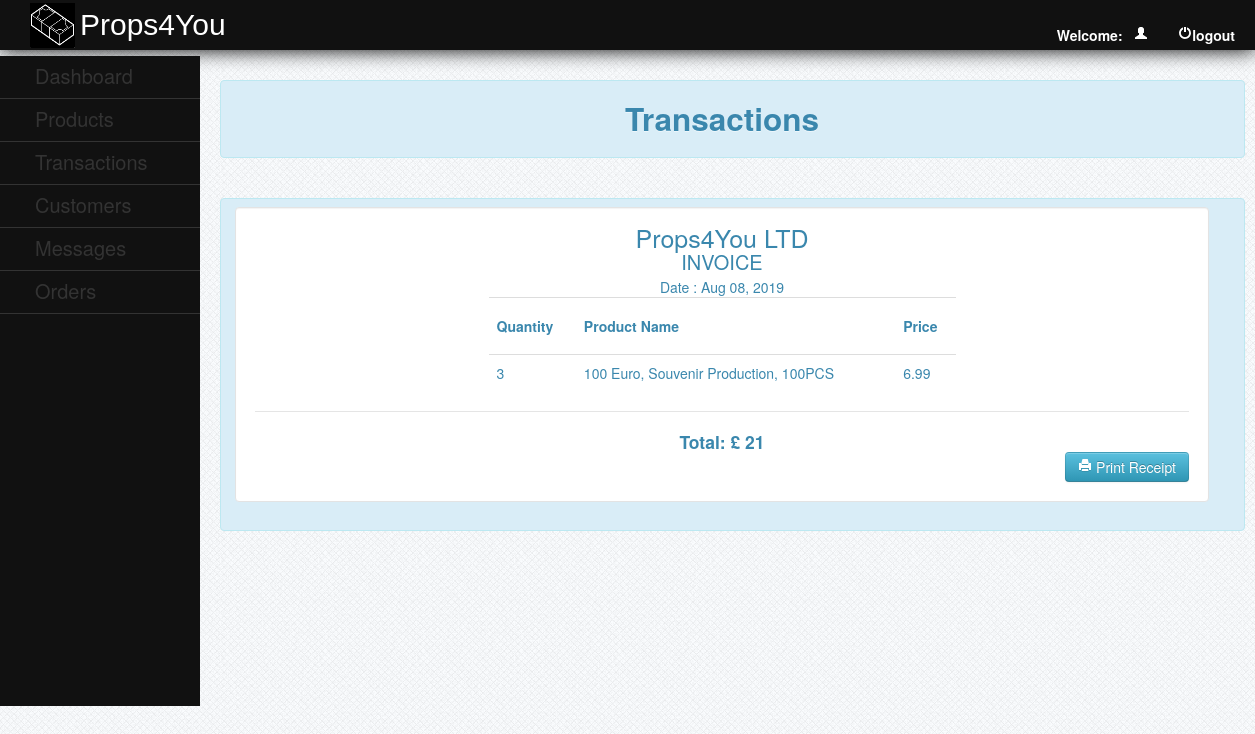
The app's page /admin/receipt.php?tid=4590 (signed in) with its own data.
### tables this page shows
CREATE TABLE `transaction_detail` (
  `transacton_detail_id` int(11) NOT NULL,
  `product_id` int(11) NOT NULL,
  `order_qty` int(11) NOT NULL,
  `transaction_id` int(11) NOT NULL
);

CREATE TABLE `product` (
  `product_id` int(11) NOT NULL,
  `product_name` varchar(225) NOT NULL,
  `product_price` varchar(50) NOT NULL,
  `product_size` text NOT NULL,
  `product_image` varchar(500) NOT NULL,
  `brand` varchar(100) NOT NULL,
  `category` varchar(50) NOT NULL
);

CREATE TABLE `transaction` (
  `transaction_id` int(11) NOT NULL,
  `customerid` int(11) NOT NULL,
  `amount` int(11) NOT NULL,
  `order_stat` varchar(100) NOT NULL,
  `order_date` varchar(50) NOT NULL
);

### admin/receipt.php (the view, shortened to what this page needs)
<?php
	include("../db/dbconn.php");
?>
<!DOCTYPE html>
<html>
<head>
	<link rel = "stylesheet" type = "text/css" href="../css/style.css" media="all">
	<link rel="stylesheet" type="text/css" href="../css/bootstrap.css">
		<link href="../facefiles/facebox.css" media="screen" rel="stylesheet" type="text/css" />
</head>
<body>
	<div id="header" style="position:fixed;">
		<img src="../img/logo.png">
		<label>Props4You</label>
			<b><?php
				$id = (int) $_SESSION['id'];
					$query = $conn->query ("SELECT * FROM admin WHERE adminid = '$id' ") or die (mysqli_error());
					$fetch = $query->fetch_array ();
			?>
			<ul>
				<li><a href="../function/admin_logout.php"><i class="icon-off icon-white"></i>logout</a></li>
				<li>Welcome:&nbsp;&nbsp;&nbsp;<a><i class="icon-user icon-white"></i><?php echo $fetch['username']; ?></a></li></b>
	</div>
	<br>
<div id="leftnav">
		<ul>
			<li><a href="admin_home.php" style="color:#333;">Dashboard</a></li>
			<li><a href="admin_home.php">Products</a>
			</li>
			<li><a href="transaction.php">Transactions</a></li>
			<li><a href="customer.php">Customers</a></li>
			<li><a href="message.php">Messages</a></li>
			<li><a href="order.php">Orders</a></li>
		</ul>
	</div>
	<div id="rightcontent" style="position:absolute; top:10%;">
			<div class="alert alert-info"><center><h2>Transactions	</h2></center></div>
			<br />
			<div class="alert alert-info">
			<form method="post" class="well"  style="background-color:#fff; overflow:hidden;">
	<div id="printablediv">
	<center>
	<table class="table" style="width:50%;">
	<label style="font-size:25px;">Props4You LTD</label>
	<label style="font-size:20px;">INVOICE</label>
		<tr>
			<th><h5>Quantity</h5></td>
			<th><h5>Product Name</h5></td>
			<th><h5>Price</h5></td>
		</tr>
		<?php
		$t_id = $_GET['tid'];
		$query = $conn->query("SELECT * FROM transaction WHERE transaction_id = '$t_id'") or die (mysqli_error());
		$fetch = $query->fetch_array();
		$amnt = $fetch['amount'];
		$query2 = $conn->query("SELECT * FROM transaction_detail LEFT JOIN product ON product.product_id = transaction_detail.product_id WHERE transaction_detail.transaction_id = '$t_id'") or die (mysqli_error());
		while($row = $query2->fetch_array()){
		$pname = $row['product_name'];
		$pprice = $row['product_price'];
		$oqty = $row['order_qty'];
		echo "<tr>";
		echo "<td>".$oqty."</td>";
		echo "<td>".$pname."</td>";
		echo "<td>".$pprice."</td>";
		echo "</tr>";
		}
		?>
	</table>
	<legend></legend>
	<h4>Total: £ <?php echo $amnt; ?></h4>
	</center>
	</div>
	<div class='pull-right'>
	<div class="add"><a onclick="javascript:printDiv('printablediv')" name="print" style="cursor:pointer;" class="btn btn-info"><i class="icon-white icon-print"></i> Print Receipt</a></div>
	</div>
	</form>
			</div>
			</div>
</body>
</html>

### css/style.css (style rules this page uses)
body { background:url(../images/bg.png) repeat scroll left top #e7ebf2; }
#header { height:50px; width:100%; background-color:#111; color:#fff; text-indent:10px; -webkit-box-shadow:0px 0px 20px 0px black; -moz-box-shadow:0px 0px 20px 0px black; box-shadow:0px 0px 20px 0px black; }
#header img { position:absolute; height:45px; width:45px; margin-left:20px; margin-top:2.5px; }
#header label { position:relative; top:15px; color:#fff; text-indent:80px; font-size:30px; clear:both; font-family:arial; }
#header ul { list-style-type:none; position:relative; }
#header ul li { display:inline; position:relative; float:right; margin-right:20px; }
#header ul li a { text-decoration:none; color:#fff; }
#leftnav { position:fixed; background-color:#111; width:200px; top:7%; height:650px; }
#leftnav ul { list-style-type:none; text-indent:35px; right:25px; position:relative; }
#leftnav ul li { border-bottom:1px solid #333; padding-top:10px; padding-bottom:10px; width:200px; }
#leftnav ul li a { text-decoration:none; color:#333; font-size:20px; }
#rightcontent { position:relative; width:1025px; top:50px; left:220px; z-index:-99999; }

### records on screen
transaction_detail: order_qty "3", product.product_name "100 Euro, Souvenir Production, 100PCS", product.product_price "6.99"
transaction: amount "21"
